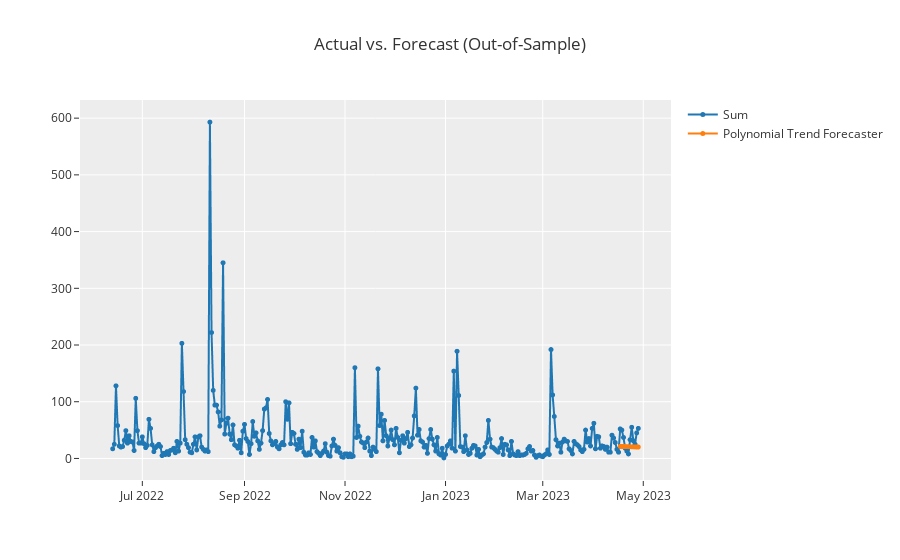

The notebook cell saved with this chart:
### Code cell
predict_es = predict_model(exps_tune)
plot_model(estimator = exps_tune)
plot_model(exps_tune, plot = 'insample')

### Figure 1 — Plotly figure (JSON) as saved in the notebook; plotly's stock layout.template omitted (floating-point values rounded to 4 significant figures; data arrays with more than 128 entries replaced by an {"elided": "..."} marker saying what was removed)
{"data": [{"line": {"color": "rgb(31, 119, 180)", "width": 2}, "marker": {"color": "rgb(31, 119, 180)", "size": 5}, "mode": "lines+markers", "name": "Sum", "type": "scattergl", "x": {"elided": "320 str values"}, "xaxis": "x", "y": {"elided": "320 int values"}, "yaxis": "y"}, {"line": {"color": "rgb(255, 127, 14)", "width": 2}, "marker": {"color": "rgb(255, 127, 14)", "size": 5}, "mode": "lines+markers", "name": "Polynomial Trend Forecaster", "type": "scattergl", "x": {"elided": "320 str values"}, "xaxis": "x", "y": {"elided": "320 float values"}, "yaxis": "y"}], "layout": {"showlegend": true, "title": {"text": "Actual vs. Forecast (Out-of-Sample)"}, "xaxis": {"anchor": "y", "domain": [0, 1]}, "yaxis": {"anchor": "x", "domain": [0, 1]}}}
